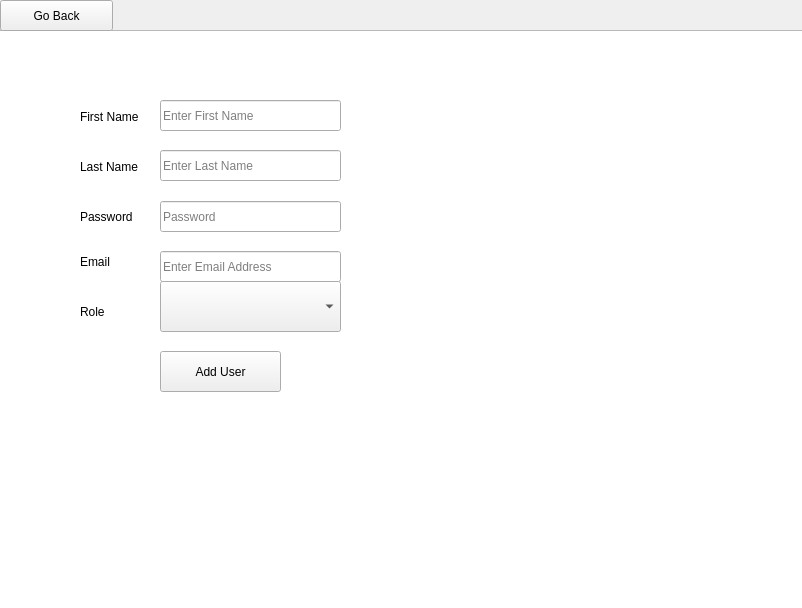
<?xml version="1.0" encoding="UTF-8"?>
<ui version="4.0">
 <class>Form</class>
 <widget class="QWidget" name="Form">
  <property name="enabled">
   <bool>true</bool>
  </property>
  <property name="geometry">
   <rect>
    <x>0</x>
    <y>0</y>
    <width>802</width>
    <height>608</height>
   </rect>
  </property>
  <property name="acceptDrops">
   <bool>true</bool>
  </property>
  <property name="windowTitle">
   <string>Components</string>
  </property>
  <property name="inputMethodHints">
   <set>Qt::ImhNone</set>
  </property>
  <widget class="QTableWidget" name="tableWidget">
   <property name="geometry">
    <rect>
     <x>-460</x>
     <y>30</y>
     <width>1721</width>
     <height>821</height>
    </rect>
   </property>
  </widget>
  <widget class="QLabel" name="label_5">
   <property name="geometry">
    <rect>
     <x>80</x>
     <y>301</y>
     <width>71</width>
     <height>21</height>
    </rect>
   </property>
   <property name="text">
    <string>Role</string>
   </property>
  </widget>
  <widget class="QLineEdit" name="firstName">
   <property name="geometry">
    <rect>
     <x>160</x>
     <y>100</y>
     <width>181</width>
     <height>31</height>
    </rect>
   </property>
   <property name="placeholderText">
    <string>Enter First Name</string>
   </property>
  </widget>
  <widget class="QLabel" name="label_2">
   <property name="geometry">
    <rect>
     <x>80</x>
     <y>101</y>
     <width>81</width>
     <height>31</height>
    </rect>
   </property>
   <property name="text">
    <string>First Name</string>
   </property>
  </widget>
  <widget class="QLabel" name="label_3">
   <property name="geometry">
    <rect>
     <x>80</x>
     <y>201</y>
     <width>81</width>
     <height>31</height>
    </rect>
   </property>
   <property name="text">
    <string>Password</string>
   </property>
  </widget>
  <widget class="QLineEdit" name="emailID">
   <property name="geometry">
    <rect>
     <x>160</x>
     <y>251</y>
     <width>181</width>
     <height>31</height>
    </rect>
   </property>
   <property name="placeholderText">
    <string>Enter Email Address</string>
   </property>
  </widget>
  <widget class="QPushButton" name="addUserButton">
   <property name="geometry">
    <rect>
     <x>160</x>
     <y>351</y>
     <width>121</width>
     <height>41</height>
    </rect>
   </property>
   <property name="text">
    <string>Add User</string>
   </property>
  </widget>
  <widget class="QLabel" name="label_4">
   <property name="geometry">
    <rect>
     <x>80</x>
     <y>251</y>
     <width>71</width>
     <height>21</height>
    </rect>
   </property>
   <property name="text">
    <string>Email</string>
   </property>
  </widget>
  <widget class="QPushButton" name="backBtn">
   <property name="geometry">
    <rect>
     <x>0</x>
     <y>0</y>
     <width>113</width>
     <height>31</height>
    </rect>
   </property>
   <property name="text">
    <string>Go Back</string>
   </property>
  </widget>
  <widget class="QLineEdit" name="userPwd">
   <property name="geometry">
    <rect>
     <x>160</x>
     <y>201</y>
     <width>181</width>
     <height>31</height>
    </rect>
   </property>
   <property name="autoFillBackground">
    <bool>false</bool>
   </property>
   <property name="inputMethodHints">
    <set>Qt::ImhHiddenText|Qt::ImhNoAutoUppercase|Qt::ImhNoPredictiveText|Qt::ImhSensitiveData</set>
   </property>
   <property name="echoMode">
    <enum>QLineEdit::Password</enum>
   </property>
   <property name="placeholderText">
    <string>Password</string>
   </property>
  </widget>
  <widget class="QComboBox" name="userRolecombo">
   <property name="geometry">
    <rect>
     <x>160</x>
     <y>281</y>
     <width>181</width>
     <height>51</height>
    </rect>
   </property>
   <property name="toolTip">
    <string/>
   </property>
   <property name="statusTip">
    <string/>
   </property>
   <property name="whatsThis">
    <string/>
   </property>
   <property name="accessibleName">
    <string/>
   </property>
   <property name="accessibleDescription">
    <string/>
   </property>
   <property name="autoFillBackground">
    <bool>false</bool>
   </property>
   <property name="currentText">
    <string/>
   </property>
  </widget>
  <widget class="QLabel" name="label_6">
   <property name="geometry">
    <rect>
     <x>80</x>
     <y>151</y>
     <width>81</width>
     <height>31</height>
    </rect>
   </property>
   <property name="text">
    <string>Last Name</string>
   </property>
  </widget>
  <widget class="QLineEdit" name="lastName">
   <property name="geometry">
    <rect>
     <x>160</x>
     <y>150</y>
     <width>181</width>
     <height>31</height>
    </rect>
   </property>
   <property name="placeholderText">
    <string>Enter Last Name</string>
   </property>
  </widget>
 </widget>
 <tabstops>
  <tabstop>firstName</tabstop>
  <tabstop>userPwd</tabstop>
  <tabstop>emailID</tabstop>
  <tabstop>userRolecombo</tabstop>
  <tabstop>addUserButton</tabstop>
  <tabstop>backBtn</tabstop>
 </tabstops>
 <resources/>
 <connections/>
</ui>
